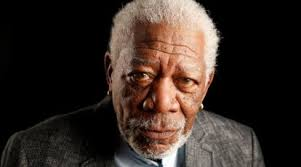
#> input picture Face/faces/fufu.jpg, 301 x 167 px
$ python -i compare_embeddings.py   (imports and definitions only)
#> lines starting #> are read from the running program, lines starting #| are printed output that depends on the picture
import os
import cv2
import numpy as np
from keras_facenet import FaceNet

# Initialize FaceNet
# [1 line that did not run here, left out]

# Load OpenCV's face detector
face_cascade = cv2.CascadeClassifier(cv2.data.haarcascades + 'haarcascade_frontalface_default.xml')

# Load saved embeddings
# [1 line not run here, left out]

def recognize_face(image_path, threshold=0.8):
    """
    Detects face, extracts embedding, compares with saved embeddings,
    and returns the closest match name (if below threshold).
    """
#> called with image_path = 'Face/faces/fufu.jpg', threshold = 0.8
    # Load image
    image = cv2.imread(image_path)
#> image is the input picture: shape (167, 301, 3); mean B, G, R 37.8, 43.7, 54.8
    if image is None:
        raise FileNotFoundError(f"Image not found: {image_path}")

    # Convert to RGB
    rgb_image = cv2.cvtColor(image, cv2.COLOR_BGR2RGB)

    # Detect face(s)
    faces = face_cascade.detectMultiScale(rgb_image, scaleFactor=1.1, minNeighbors=5, minSize=(100, 100))
#> faces = [[102, 33, 120, 120]]

    if len(faces) == 0:
        print("🚫 No face detected.")
        return "Unknown"

    # Use the first detected face
    (x, y, w, h) = faces[0]
#> x = 102; y = 33; w = 120; h = 120
    face_crop = rgb_image[y:y+h, x:x+w]
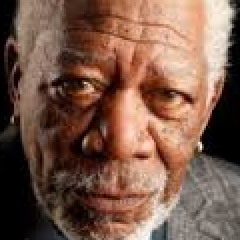
#> face_crop: shape (120, 120, 3) (shown 2 times larger); mean R, G, B 122.6, 90.1, 74.7
    face_crop = cv2.resize(face_crop, (160, 160))  # FaceNet expects 160×160
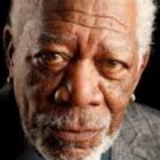
#> face_crop: shape (160, 160, 3); mean R, G, B 122.5, 90, 74.6

    # Generate embedding for cropped face
    input_embedding = embedder.embeddings([face_crop])[0]

    best_match_name = "Unknown"
    best_distance = float('inf')

    # Compare with saved embeddings
    for person in saved_faces:
        saved_embedding = person["embedding"]
        distance = np.linalg.norm(input_embedding - saved_embedding)

        if distance < best_distance:
            best_distance = distance
            best_match_name = person["name"]

    print(f"Closest match: {best_match_name} (distance: {best_distance:.4f})")

    # Apply threshold
    if best_distance > threshold:
        return "Unknown"
    else:
        return best_match_name


# --- Example usage ---
test_image = os.path.join(os.path.dirname(__file__), "faces", "fufu.jpg")
# [1 line that did not run here, left out]
# [1 line not run here, left out]

>>> result = recognize_face('faces/fufu.jpg')
#> (the run stopped early here; a loop or call above may not have finished)

$ run again, on Face/faces/huha.jpg
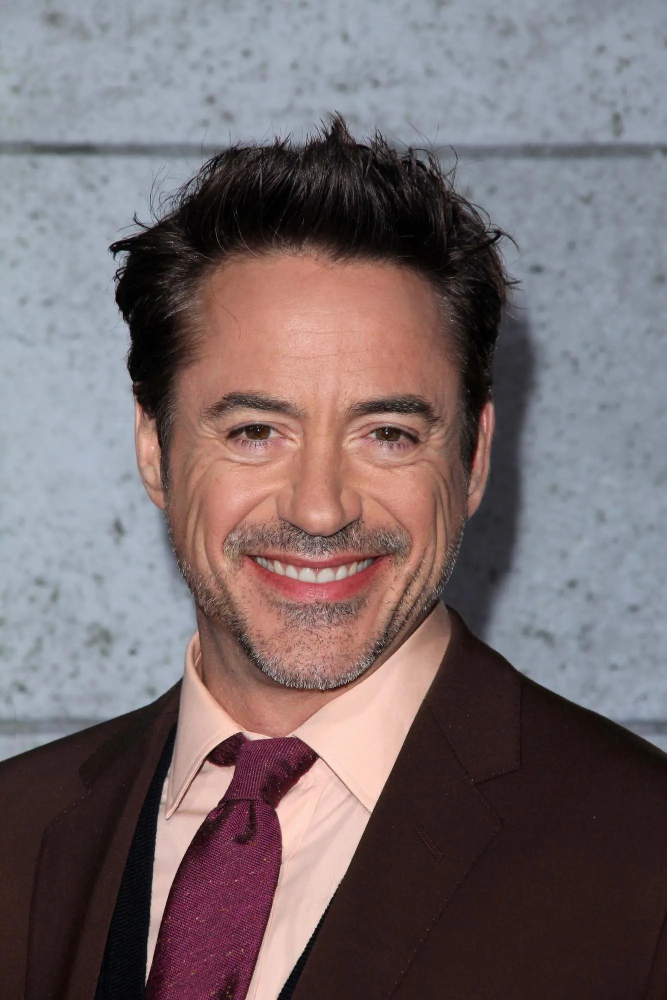
#> input picture Face/faces/huha.jpg, 1333 x 2000 px (shown at 1/2 size)
#> in recognize_face, image is the input picture: shape (2000, 1333, 3); mean B, G, R 108.5, 106, 118.8
#> faces = [[299, 581, 689, 689]]
#> x = 299; y = 581; w = 689
#> in recognize_face (call 2), `face_crop = rgb_image[y:y+h, x:x+w]`:
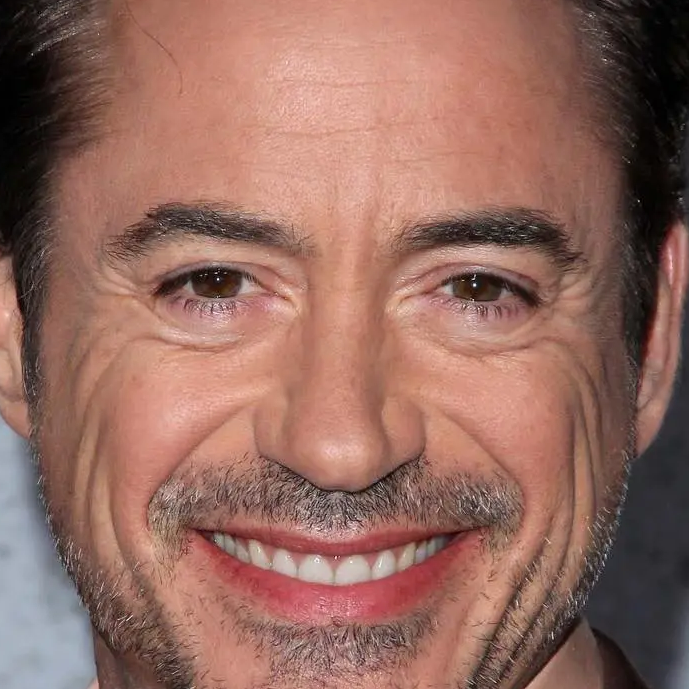
#> face_crop: shape (689, 689, 3); mean R, G, B 148.1, 106.1, 95.3
#> in recognize_face (call 2), `face_crop = cv2.resize(face_crop, (160, 160))`:
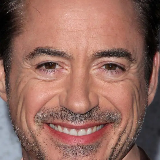
#> face_crop: shape (160, 160, 3); mean R, G, B 147.9, 105.9, 95.1
